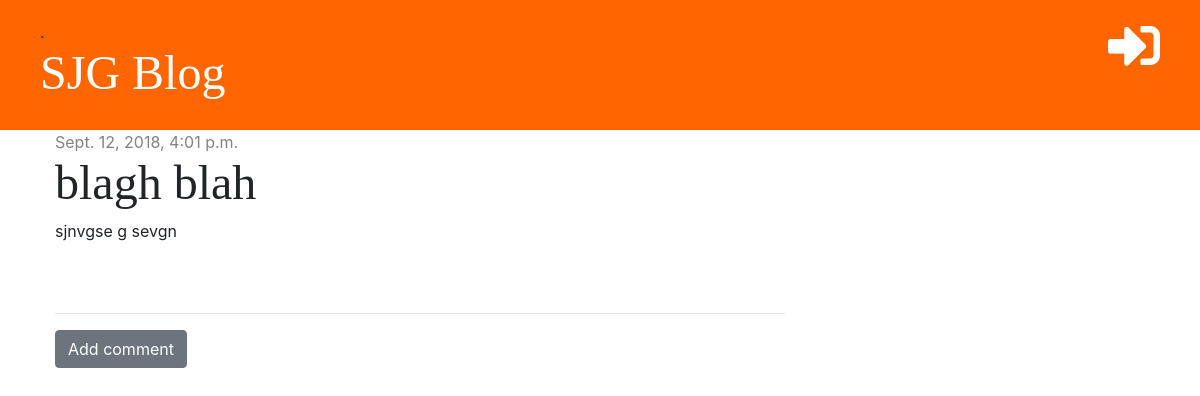
Page /post/12/ on the earlier database version.
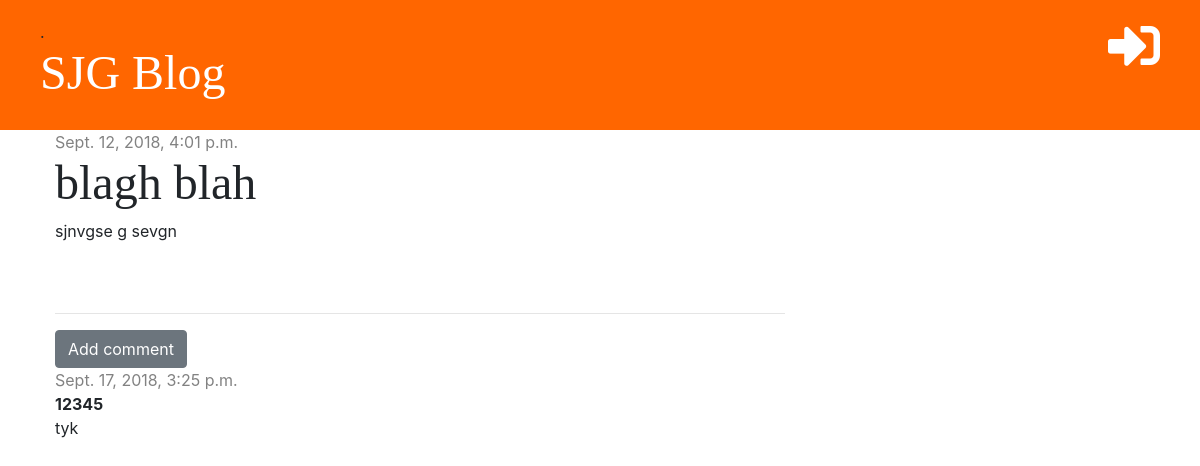
Same page on the later database version.
### blog/models.py (models this page shows, shortened)
class Comment(models.Model):
    post = models.ForeignKey('blog.Post', on_delete=models.CASCADE, related_name='comments')
    author = models.CharField(max_length=200)
    text = models.TextField()
    created_date = models.DateTimeField(default=timezone.now)
    approved = models.BooleanField(default=False)

### blog/views.py (the view)
# urls.py: path('post/<int:pk>/', views.post_detail, name='post_detail'),
def post_detail(request, pk):
    post = get_object_or_404(Post, pk=pk)
    stuff_for_frontend = {'post': post}
    return render(request, 'blog/post_detail.html', stuff_for_frontend)

### blog/templates/blog/post_detail.html (shortened to what this page needs)
{% extends 'blog/base.html' %}
{% block content %}
    <div class="post">
        {% if post.published_date %}
            <div class="date">
               {{ post.published_date }}
            </div>
        {% else %}
            <a href="{% url 'post_publish' pk=post.pk %}" class="btn btn-primary">Publish</a>
        {% endif %}
        <h1>{{ post.title }}</h1>
        <p>{{ post.text|linebreaksbr }}</p>
    </div>
    <hr>
    <a href="{% url 'add_comment_to_post' pk=post.pk %}" class="btn btn-secondary">Add comment</a>
    {% for  comment in post.comments.all %}
        {% if user.is_authenticated or comment.approved %}
            <div class="comment">
            <div class="date">
                {{ comment.created_date }}
            </div>
    <strong>{{ comment.author }}</strong>
    <p>{{ comment.text }}</p>
</div>
{% endif %}
{% empty %}
<p>No comments yet</p>
{% endfor %}
{% endblock %}

Differences in the rows shown:
now on this page (row edited): Comment: created_date "Sept. 17, 2018, 3:25 p.m.", author "12345", text "tyk"
